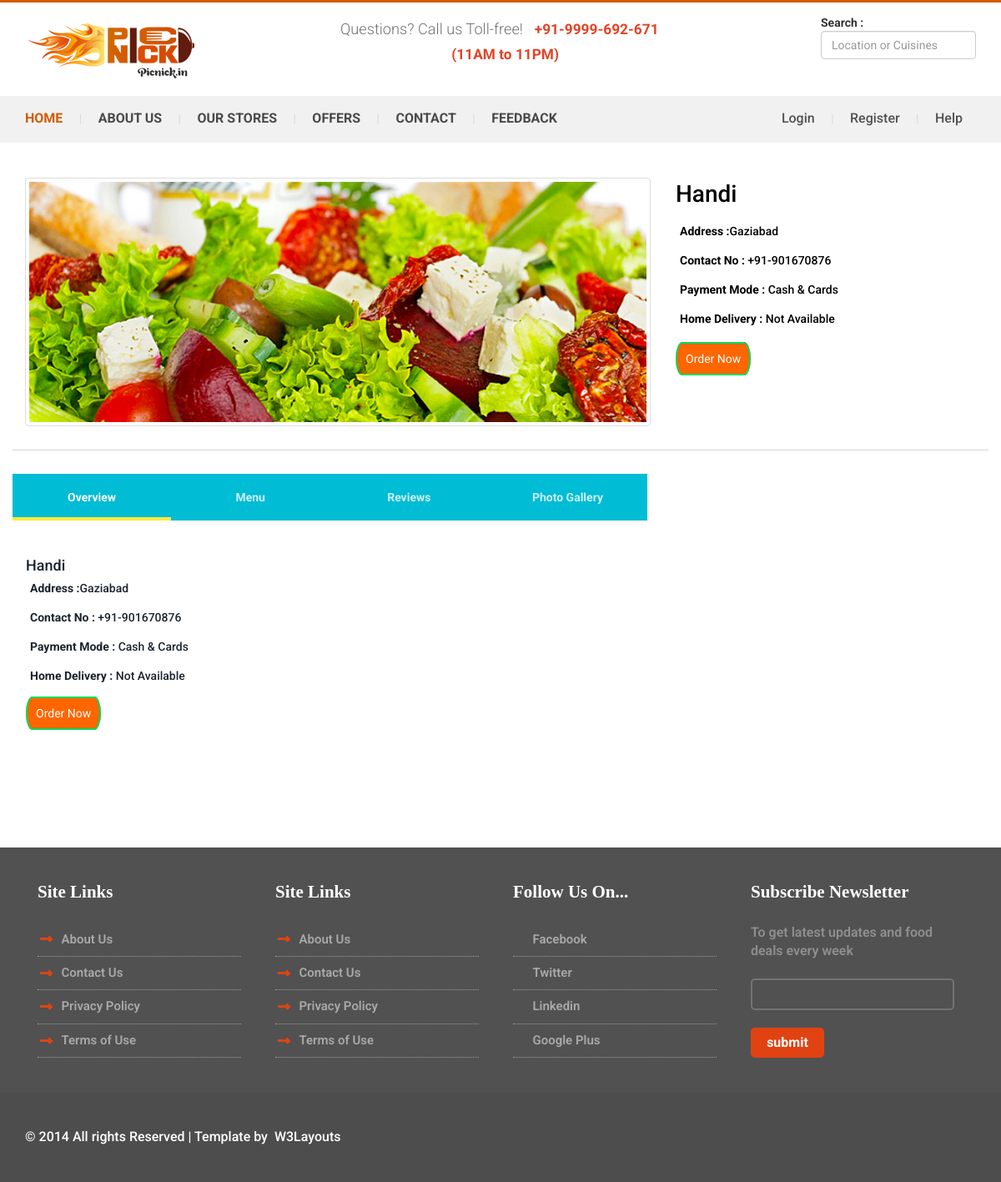
The app's page /Site/vendor/profile/1000 with its own data.
### Site/models.py (models this page shows, shortened)
class VendorDetail(models.Model):
    vendor_id = models.AutoField(primary_key=True)
    restaurant_name = models.CharField(max_length=50)
    email_id = models.EmailField()
    password = models.CharField(max_length=20)
    phone_number = models.IntegerField(null=True)
    address = models.CharField(null=True, max_length=100)
    cod_availabitity = models.BooleanField(default=False)
    home_delivery = models.BooleanField(default=False)

### Site/views.py (the view)
# urls.py: url(r'^vendor/profile/(?P<vendor_id>.+)$', views.vendor_profile, name='Vendor_Profile'),
def vendor_profile(request,vendor_id):
    vendor = VendorDetail.objects.get(vendor_id=vendor_id)
    menu = MenuItem.objects.filter(vendor_id=vendor_id)
    return render(request,"resto new.html",{'vendor': vendor , 'menu': menu})

### Site/templates/resto new.html (shortened to what this page needs)
{%  load static %}
<!DOCTYPE html>
<html>
<head>
<link href="{% static '../static/css/bootstrap.css' %}" rel='stylesheet' type='text/css' />
<link href="{% static '../static/css/style.css' %}" rel="stylesheet" type="text/css" media="all" />
<link href="../static/css/animate.css" rel='stylesheet' type='text/css' />
<link rel="stylesheet" href="{% static '../static/css/style-tab.css' %}">
</head>
<body style="background:#FFFFFF;">
<div class="header">
  <div class="container">
    <div class="top-header">
      <div class="logo"> <a href=""><img src="{% static '../static/images/logo.png' %}" class="img-responsive" alt="" /></a> </div>
      <div class="queries">
        <p style="line-height:30px; text-align:center;">Questions? Call us Toll-free!<span>+91-9999-692-671 </span><br>
          <span>(11AM to 11PM)</span>
        </p>
      </div>
      <div class="header-right">
        <div class="cart box_1">
          <form>
            <div class="form-group">
              <span for="sel1"><strong>Search :</strong></span>
              <input type="text" name="" class="form-control" placeholder="Location or Cuisines" />
            </div>
          </form>
        </div>
      </div>
      <div class="clearfix"></div>
    </div>
  </div>
  <div class="menu-bar">
    <div class="container">
      <div class="top-menu">
        <ul>
          <li class="active"><a href="{% url 'Site:Home' %}" class="scroll">Home</a></li>
          |
          <li><a href="">About Us</a></li>
          <li><a href=""> Our Stores</a></li>
          <li><a href="">Offers</a></li>
          <li><a href="">contact</a></li>
          <li><a href="">Feedback</a></li>
        </ul>
      </div>
      <div class="login-section">
        <ul>
          <li><a href="">Login</a> </li>
          <li><a href="">Register</a> </li>
          |
          <li><a href="#">Help</a></li>
        </ul>
      </div>
      <div class="clearfix"></div>
    </div>
  </div>
  </div>
	<div class="Popular-Restaurants-content">
		<div class="Popular-Restaurants-grids">
			<div class="container-fluid">
				<div class="Popular-Restaurants-grid wow fadeInRight" data-wow-delay="0.4s">
					<div class="col-md-8 restaurent-logo">
						<img src="{% static '../static/images/1(1).jpg' %}" class="img-responsive img-thumbnail" alt="" />
					</div>
					<div class="col-md-4 restaurent-title">
							 <h4><a href="#">{{ vendor.restaurant_name }}</a></h4>
                            <h5><a href="#"><strong style="padding-left:5px; line-height:35px;">Address :</strong>{{ vendor.address }}</a></h5>
                            <h5><a href="#"><strong style="padding-left:5px; line-height:35px;">Contact No :</strong> +91-{{ vendor.phone_number }}</a></h5>
                            <h5><a href="#"><strong style="padding-left:5px; line-height:35px;">Payment Mode :</strong> Cash & Cards</a></h5>
                            {% if vendor.home_delivery == True %}
                                <h5><a href="#"><strong style="padding-left:5px; line-height:35px;">Home Delivery :</strong> Available</a></h5>
                            {% else %}
                                <h5><a href="#"><strong style="padding-left:5px; line-height:35px;">Home Delivery :</strong> Not Available</a></h5>
                            {% endif %}
                        <br>
                       <a href="#popup1" class="bg-danger text-white button" style="background:#FF6600; color:#FFFFFF; padding:10px;">Order Now </a>
           </div>
				</div>
                 </div>
        <div class="container-fluid">
        <div class="tab-wrap">
    <div class="tab-label-content" id="tab1-content">
      <label for="tab1">Overview</label>
      <div class="tab-content">
    <h4><a href="#">{{ vendor.restaurant_name }}</a></h4>
                            <h5><a href="#"><strong style="padding-left:5px; line-height:35px;">Address :</strong>{{ vendor.address }}</a></h5>
                            <h5><a href="#"><strong style="padding-left:5px; line-height:35px;">Contact No :</strong> +91-{{ vendor.phone_number }}</a></h5>
                            <h5><a href="#"><strong style="padding-left:5px; line-height:35px;">Payment Mode :</strong> Cash & Cards</a></h5>
                            {% if vendor.home_delivery == True %}
                                <h5><a href="#"><strong style="padding-left:5px; line-height:35px;">Home Delivery :</strong> Available</a></h5>
                            {% else %}
                                <h5><a href="#"><strong style="padding-left:5px; line-height:35px;">Home Delivery :</strong> Not Available</a></h5>
                            {% endif %}
                       <br>
                       <a href="#popup1" class="bg-danger text-white button" style="background:#FF6600; color:#FFFFFF; padding:10px;">Order Now </a>
      </div>
    </div>
    <div class="tab-label-content" id="tab2-content">
      <label for="tab2">Menu</label>
    </div>
    <div class="tab-label-content" id="tab3-content">
      <label for="tab3">Reviews</label>
    </div>
     <div class="tab-label-content" id="tab4-content">
      <label for="tab4">Photo Gallery</label>
    </div>
    <div class="slide"></div>
</div></div>
<link rel="stylesheet" href="//maxcdn.bootstrapcdn.com/font-awesome/4.3.0/css/font-awesome.min.css">
    </div>
</div></div>
	<div class="contact-section" id="contact" style="margin-top:150px;">
			<div class="container">
				<div class="contact-section-grids">
					<div class="col-md-3 contact-section-grid wow fadeInLeft" data-wow-delay="0.4s">
						<h4>Site Links</h4>
						<ul>
							<li><i class="point"></i></li>
							<li class="data"><a href="#">About Us</a></li>
						</ul>
						<ul>
							<li><i class="point"></i></li>
							<li class="data"><a href="#">Contact Us</a></li>
						</ul>
						<ul>
							<li><i class="point"></i></li>
							<li class="data"><a href="#">Privacy Policy</a></li>
						</ul>
						<ul>
							<li><i class="point"></i></li>
							<li class="data"><a href="#">Terms of Use</a></li>
						</ul>
					</div>
					<div class="col-md-3 contact-section-grid wow fadeInLeft" data-wow-delay="0.4s">
						<h4>Site Links</h4>
						<ul>
							<li><i class="point"></i></li>
							<li class="data"><a href="#">About Us</a></li>
						</ul>
						<ul>
							<li><i class="point"></i></li>
							<li class="data"><a href="#">Contact Us</a></li>
						</ul>
						<ul>
							<li><i class="point"></i></li>
							<li class="data"><a href="#">Privacy Policy</a></li>
						</ul>
						<ul>
							<li><i class="point"></i></li>
							<li class="data"><a href="#">Terms of Use</a></li>
						</ul>
					</div>
					<div class="col-md-3 contact-section-grid wow fadeInRight" data-wow-delay="0.4s">
						<h4>Follow Us On...</h4>
						<ul>
							<li><i class="fb"></i></li>
							<li class="data"> <a href="#">  Facebook</a></li>
						</ul>
						<ul>
							<li><i class="tw"></i></li>
							<li class="data"> <a href="#">Twitter</a></li>
						</ul>
						<ul>
							<li><i class="in"></i></li>
							<li class="data"><a href="#"> Linkedin</a></li>
						</ul>
						<ul>
							<li><i class="gp"></i></li>
							<li class="data"><a href="#">Google Plus</a></li>
						</ul>
					</div>
					<div class="col-md-3 contact-section-grid nth-grid wow fadeInRight" data-wow-delay="0.4s">
						<h4>Subscribe Newsletter</h4>
						<p>To get latest updates and food deals every week</p>
						<input type="text" class="text" value="" onFocus="this.value = '';" onBlur="if (this.value == '') {this.value = '';}">
						<input type="submit" value="submit">
						</div>
					<div class="clearfix"></div>
				</div>
			</div>
		</div>
	<div class="footer">
		<div class="container">
			<p class="wow fadeInLeft" data-wow-delay="0.4s">&copy; 2014  All rights  Reserved | Template by &nbsp;<a href="http://w3layouts.com" target="target_blank">W3Layouts</a></p>
		</div>
	</div>
</body>
</html>

### Site/static/css/style.css (style rules this page uses)
body { padding:0; margin:0; font-family: 'Source Sans Pro', sans-serif; }
body a { transition:0.5s all; -webkit-transition:0.5s all; -moz-transition:0.5s all; -o-transition:0.5s all; -ms-transition:0.5s all; }
input[type="button"],input[type="submit"] { transition:0.5s all; -webkit-transition:0.5s all; -moz-transition:0.5s all; -o-transition:0.5s all; -ms-transition:0.5s all; }
h1,h2,h3,h4,h5,h6 { margin:0; }
p { margin:0; }
ul { margin:0; padding:0; }
label { margin:0; }
.header { border-top: 3px solid #d35a01; }
.top-header { padding:1em 0; }
.logo { float:left; }
.queries { float:left; margin-left:15%; }
.header-right { float: right; vertical-align: middle; }
.queries p { color:#727272; font-size:1.3em; font-weight:300; margin-top: 3px; }
.queries p span { color:#E24425; margin-left:0.8em; font-weight:700; font-size:0.95em; }
.top-menu { float:left; color:#D9D9D9; }
.login-section { float:right; color:#D9D9D9; }
.top-menu ul li { display:inline-block; margin: 0 16px; }
.top-menu ul li:first-child { margin-left: 0; }
.top-menu ul li a { text-decoration:none; margin:0.5em 0; display:block; color: #494949; font-size:16px; font-weight:700; text-transform:uppercase; }
.top-menu ul li.active a { color:#d35b01; }
.login-section ul li { display:inline-block; margin: 0 16px; }
.login-section ul li a { margin:0.5em 0; display:block; color: #515151; font-size:16px; font-weight:500; }
.menu-bar { background:#F1F1F1; padding:0.6em 0; }
.nth-grid { margin-right:0; }
.contact-section { padding:3em 0; background:#515151; }
.contact-section-grid h4 { color:#FFFFFF; font-size:1.5em; font-weight:700; font-family: 'Lobster Two', cursive; margin-bottom:1.2em; }
.contact-section-grid ul li { display:inline-block; }
.contact-section-grid ul { border-bottom:1px dotted #9D9D9D; }
.contact-section-grid ul li i.point { width:20px; height:15px; background: url("../images/img-sprite.png") no-repeat -260px -46px; display: inline-block; vertical-align: middle; margin-right:5px; }
.contact-section-grid ul li i.fb { width:15px; height:15px; background: url("../images/img-sprite.png") no-repeat -280px -46px; display: inline-block; vertical-align: middle; margin-right:5px; border-radius: 3px; }
.contact-section-grid ul li i.tw { width:15px; height:15px; background: url("../images/img-sprite.png") no-repeat -295px -46px; display: inline-block; vertical-align: middle; margin-right:5px; border-radius: 3px; }
.contact-section-grid ul li i.in { width:15px; height:15px; background: url("../images/img-sprite.png") no-repeat -310px -46px; display: inline-block; vertical-align: middle; margin-right:5px; border-radius: 3px; }
.contact-section-grid ul li i.gp { width:15px; height:15px; background: url("../images/img-sprite.png") no-repeat -325px -46px; display: inline-block; vertical-align: middle; margin-right:5px; border-radius: 3px; }
.contact-section-grid ul li.data { color:#A9A9A9; font-weight:600; font-size:15px; margin:0.6em 0; }
.contact-section-grid ul li a { color:#A9A9A9; }
.contact-section-grid { width: 24%; margin-right: 1%; }
.contact-section-grid p { color:#8F8F8F; font-weight:600; font-size:16px; }
.contact-section-grid input.text { border: 2px solid #737373; outline: none; border-radius: 5px; background:#515151; padding:0.5em; width:100%; margin:1.5em 0; color:#fff; }
.contact-section-grid input[type="submit"] { outline: none; border:none; background:#e04311; color:#fff; font-size:16px; font-weight:700; padding:0.4em 1.2em; border-radius:5px; }
.footer { padding:3em 0; background:#4D4D4D; }
.footer p { color:#ffffff; font-size:16px; font-weight:500; }
.footer a { color:#FFF; }
.Popular-Restaurants-content { padding:3em 0; }
.restaurent-title h4 { color:#000000; font-size:2em; font-weight:500; font-family: 'Lobster Two', cursive; margin:5px 0 12px 0; }
.restaurent-title a { color: #000000; text-decoration: none; }
.Popular-Restaurants-grid { padding-bottom: 2em; border-bottom: 1px solid #D7D7D7; margin-bottom: 2em; }

### Site/templates/resto new.html (style rules this page uses)
.button { font-size: 1em; padding: 10px; color: #fff; border: 2px solid #06D85F; border-radius: 20px/50px; text-decoration: none; cursor: pointer; transition: all 0.3s ease-out; }

### records on screen
VendorDetail: restaurant_name "Handi", address "Gaziabad", phone_number "901670876"
